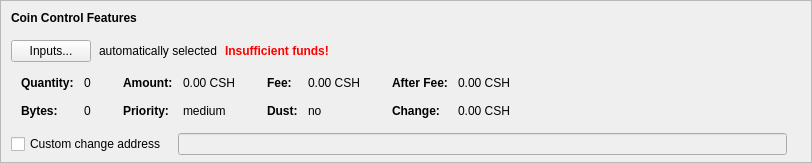
    <widget class="QFrame" name="frameCoinControl">
     <property name="sizePolicy">
      <sizepolicy hsizetype="Expanding" vsizetype="Expanding">
       <horstretch>0</horstretch>
       <verstretch>0</verstretch>
      </sizepolicy>
     </property>
     <property name="maximumSize">
      <size>
       <width>16777215</width>
       <height>16777215</height>
      </size>
     </property>
     <property name="frameShape">
      <enum>QFrame::StyledPanel</enum>
     </property>
     <property name="frameShadow">
      <enum>QFrame::Sunken</enum>
     </property>
     <layout class="QVBoxLayout" name="verticalLayoutCoinControl2">
      <property name="spacing">
       <number>0</number>
      </property>
      <property name="leftMargin">
       <number>0</number>
      </property>
      <property name="topMargin">
       <number>0</number>
      </property>
      <property name="rightMargin">
       <number>0</number>
      </property>
      <property name="bottomMargin">
       <number>6</number>
      </property>
      <item>
       <layout class="QVBoxLayout" name="verticalLayoutCoinControl" stretch="0,0,0,0,1">
        <property name="spacing">
         <number>0</number>
        </property>
        <property name="leftMargin">
         <number>10</number>
        </property>
        <property name="topMargin">
         <number>10</number>
        </property>
        <item>
         <layout class="QHBoxLayout" name="horizontalLayoutCoinControl1">
          <property name="bottomMargin">
           <number>15</number>
          </property>
          <item>
           <widget class="QLabel" name="labelCoinControlFeatures">
            <property name="sizePolicy">
             <sizepolicy hsizetype="Preferred" vsizetype="Maximum">
              <horstretch>0</horstretch>
              <verstretch>0</verstretch>
             </sizepolicy>
            </property>
            <property name="font">
             <font>
              <weight>75</weight>
              <bold>true</bold>
             </font>
            </property>
            <property name="styleSheet">
             <string notr="true">font-weight:bold;</string>
            </property>
            <property name="text">
             <string>Coin Control Features</string>
            </property>
           </widget>
          </item>
         </layout>
        </item>
        <item>
         <layout class="QHBoxLayout" name="horizontalLayoutCoinControl2" stretch="0,0,0,0">
          <property name="spacing">
           <number>8</number>
          </property>
          <property name="bottomMargin">
           <number>10</number>
          </property>
          <item>
           <widget class="QPushButton" name="pushButtonCoinControl">
            <property name="styleSheet">
             <string notr="true"/>
            </property>
            <property name="text">
             <string>Inputs...</string>
            </property>
            <property name="autoDefault">
             <bool>false</bool>
            </property>
           </widget>
          </item>
          <item>
           <widget class="QLabel" name="labelCoinControlAutomaticallySelected">
            <property name="text">
             <string>automatically selected</string>
            </property>
            <property name="margin">
             <number>5</number>
            </property>
           </widget>
          </item>
          <item>
           <widget class="QLabel" name="labelCoinControlInsuffFunds">
            <property name="font">
             <font>
              <weight>75</weight>
              <bold>true</bold>
             </font>
            </property>
            <property name="styleSheet">
             <string notr="true">color:red;font-weight:bold;</string>
            </property>
            <property name="text">
             <string>Insufficient funds!</string>
            </property>
            <property name="margin">
             <number>5</number>
            </property>
           </widget>
          </item>
          <item>
           <spacer name="horizontalSpacerCoinControl">
            <property name="orientation">
             <enum>Qt::Horizontal</enum>
            </property>
            <property name="sizeHint" stdset="0">
             <size>
              <width>40</width>
              <height>1</height>
             </size>
            </property>
           </spacer>
          </item>
         </layout>
        </item>
        <item>
         <widget class="QWidget" name="widgetCoinControl" native="true">
          <property name="sizePolicy">
           <sizepolicy hsizetype="Preferred" vsizetype="Preferred">
            <horstretch>0</horstretch>
            <verstretch>0</verstretch>
           </sizepolicy>
          </property>
          <property name="minimumSize">
           <size>
            <width>0</width>
            <height>0</height>
           </size>
          </property>
          <property name="styleSheet">
           <string notr="true"/>
          </property>
          <layout class="QHBoxLayout" name="horizontalLayoutCoinControl5">
           <property name="leftMargin">
            <number>0</number>
           </property>
           <property name="topMargin">
            <number>0</number>
           </property>
           <property name="rightMargin">
            <number>0</number>
           </property>
           <property name="bottomMargin">
            <number>0</number>
           </property>
           <item>
            <layout class="QHBoxLayout" name="horizontalLayoutCoinControl3" stretch="0,0,0,1">
             <property name="spacing">
              <number>20</number>
             </property>
             <property name="topMargin">
              <number>0</number>
             </property>
             <property name="bottomMargin">
              <number>10</number>
             </property>
             <item>
              <layout class="QFormLayout" name="formLayoutCoinControl1">
               <property name="horizontalSpacing">
                <number>10</number>
               </property>
               <property name="verticalSpacing">
                <number>14</number>
               </property>
               <property name="leftMargin">
                <number>10</number>
               </property>
               <property name="topMargin">
                <number>4</number>
               </property>
               <property name="rightMargin">
                <number>6</number>
               </property>
               <item row="0" column="0">
                <widget class="QLabel" name="labelCoinControlQuantityText">
                 <property name="font">
                  <font>
                   <weight>75</weight>
                   <bold>true</bold>
                  </font>
                 </property>
                 <property name="text">
                  <string>Quantity:</string>
                 </property>
                 <property name="margin">
                  <number>0</number>
                 </property>
                </widget>
               </item>
               <item row="0" column="1">
                <widget class="QLabel" name="labelCoinControlQuantity">
                 <property name="cursor">
                  <cursorShape>IBeamCursor</cursorShape>
                 </property>
                 <property name="contextMenuPolicy">
                  <enum>Qt::ActionsContextMenu</enum>
                 </property>
                 <property name="text">
                  <string notr="true">0</string>
                 </property>
                 <property name="margin">
                  <number>0</number>
                 </property>
                 <property name="textInteractionFlags">
                  <set>Qt::LinksAccessibleByMouse|Qt::TextSelectableByKeyboard|Qt::TextSelectableByMouse</set>
                 </property>
                </widget>
               </item>
               <item row="1" column="0">
                <widget class="QLabel" name="labelCoinControlBytesText">
                 <property name="font">
                  <font>
                   <weight>75</weight>
                   <bold>true</bold>
                  </font>
                 </property>
                 <property name="text">
                  <string>Bytes:</string>
                 </property>
                </widget>
               </item>
               <item row="1" column="1">
                <widget class="QLabel" name="labelCoinControlBytes">
                 <property name="cursor">
                  <cursorShape>IBeamCursor</cursorShape>
                 </property>
                 <property name="contextMenuPolicy">
                  <enum>Qt::ActionsContextMenu</enum>
                 </property>
                 <property name="text">
                  <string notr="true">0</string>
                 </property>
                 <property name="textInteractionFlags">
                  <set>Qt::LinksAccessibleByMouse|Qt::TextSelectableByKeyboard|Qt::TextSelectableByMouse</set>
                 </property>
                </widget>
               </item>
              </layout>
             </item>
             <item>
              <layout class="QFormLayout" name="formLayoutCoinControl2">
               <property name="horizontalSpacing">
                <number>10</number>
               </property>
               <property name="verticalSpacing">
                <number>14</number>
               </property>
               <property name="leftMargin">
                <number>6</number>
               </property>
               <property name="topMargin">
                <number>4</number>
               </property>
               <property name="rightMargin">
                <number>6</number>
               </property>
               <item row="0" column="0">
                <widget class="QLabel" name="labelCoinControlAmountText">
                 <property name="font">
                  <font>
                   <weight>75</weight>
                   <bold>true</bold>
                  </font>
                 </property>
                 <property name="text">
                  <string>Amount:</string>
                 </property>
                 <property name="margin">
                  <number>0</number>
                 </property>
                </widget>
               </item>
               <item row="0" column="1">
                <widget class="QLabel" name="labelCoinControlAmount">
                 <property name="cursor">
                  <cursorShape>IBeamCursor</cursorShape>
                 </property>
                 <property name="contextMenuPolicy">
                  <enum>Qt::ActionsContextMenu</enum>
                 </property>
                 <property name="text">
                  <string notr="true">0.00 CSH</string>
                 </property>
                 <property name="textInteractionFlags">
                  <set>Qt::LinksAccessibleByMouse|Qt::TextSelectableByKeyboard|Qt::TextSelectableByMouse</set>
                 </property>
                </widget>
               </item>
               <item row="1" column="0">
                <widget class="QLabel" name="labelCoinControlPriorityText">
                 <property name="font">
                  <font>
                   <weight>75</weight>
                   <bold>true</bold>
                  </font>
                 </property>
                 <property name="text">
                  <string>Priority:</string>
                 </property>
                </widget>
               </item>
               <item row="1" column="1">
                <widget class="QLabel" name="labelCoinControlPriority">
                 <property name="cursor">
                  <cursorShape>IBeamCursor</cursorShape>
                 </property>
                 <property name="contextMenuPolicy">
                  <enum>Qt::ActionsContextMenu</enum>
                 </property>
                 <property name="text">
                  <string notr="true">medium</string>
                 </property>
                 <property name="textInteractionFlags">
                  <set>Qt::LinksAccessibleByMouse|Qt::TextSelectableByKeyboard|Qt::TextSelectableByMouse</set>
                 </property>
                </widget>
               </item>
              </layout>
             </item>
             <item>
              <layout class="QFormLayout" name="formLayoutCoinControl3">
               <property name="horizontalSpacing">
                <number>10</number>
               </property>
               <property name="verticalSpacing">
                <number>14</number>
               </property>
               <property name="leftMargin">
                <number>6</number>
               </property>
               <property name="topMargin">
                <number>4</number>
               </property>
               <property name="rightMargin">
                <number>6</number>
               </property>
               <item row="0" column="0">
                <widget class="QLabel" name="labelCoinControlFeeText">
                 <property name="font">
                  <font>
                   <weight>75</weight>
                   <bold>true</bold>
                  </font>
                 </property>
                 <property name="text">
                  <string>Fee:</string>
                 </property>
                 <property name="margin">
                  <number>0</number>
                 </property>
                </widget>
               </item>
               <item row="0" column="1">
                <widget class="QLabel" name="labelCoinControlFee">
                 <property name="cursor">
                  <cursorShape>IBeamCursor</cursorShape>
                 </property>
                 <property name="contextMenuPolicy">
                  <enum>Qt::ActionsContextMenu</enum>
                 </property>
                 <property name="text">
                  <string notr="true">0.00 CSH</string>
                 </property>
                 <property name="textInteractionFlags">
                  <set>Qt::LinksAccessibleByMouse|Qt::TextSelectableByKeyboard|Qt::TextSelectableByMouse</set>
                 </property>
                </widget>
               </item>
               <item row="1" column="0">
                <widget class="QLabel" name="labelCoinControlLowOutputText">
                 <property name="font">
                  <font>
                   <weight>75</weight>
                   <bold>true</bold>
                  </font>
                 </property>
                 <property name="text">
                  <string>Dust:</string>
                 </property>
                </widget>
               </item>
               <item row="1" column="1">
                <widget class="QLabel" name="labelCoinControlLowOutput">
                 <property name="cursor">
                  <cursorShape>IBeamCursor</cursorShape>
                 </property>
                 <property name="contextMenuPolicy">
                  <enum>Qt::ActionsContextMenu</enum>
                 </property>
                 <property name="text">
                  <string notr="true">no</string>
                 </property>
                 <property name="textInteractionFlags">
                  <set>Qt::LinksAccessibleByMouse|Qt::TextSelectableByKeyboard|Qt::TextSelectableByMouse</set>
                 </property>
                </widget>
               </item>
              </layout>
             </item>
             <item>
              <layout class="QFormLayout" name="formLayoutCoinControl4">
               <property name="horizontalSpacing">
                <number>10</number>
               </property>
               <property name="verticalSpacing">
                <number>14</number>
               </property>
               <property name="leftMargin">
                <number>6</number>
               </property>
               <property name="topMargin">
                <number>4</number>
               </property>
               <property name="rightMargin">
                <number>6</number>
               </property>
               <item row="0" column="0">
                <widget class="QLabel" name="labelCoinControlAfterFeeText">
                 <property name="font">
                  <font>
                   <weight>75</weight>
                   <bold>true</bold>
                  </font>
                 </property>
                 <property name="text">
                  <string>After Fee:</string>
                 </property>
                 <property name="margin">
                  <number>0</number>
                 </property>
                </widget>
               </item>
               <item row="0" column="1">
                <widget class="QLabel" name="labelCoinControlAfterFee">
                 <property name="cursor">
                  <cursorShape>IBeamCursor</cursorShape>
                 </property>
                 <property name="contextMenuPolicy">
                  <enum>Qt::ActionsContextMenu</enum>
                 </property>
                 <property name="text">
                  <string notr="true">0.00 CSH</string>
                 </property>
                 <property name="textInteractionFlags">
                  <set>Qt::LinksAccessibleByMouse|Qt::TextSelectableByKeyboard|Qt::TextSelectableByMouse</set>
                 </property>
                </widget>
               </item>
               <item row="1" column="0">
                <widget class="QLabel" name="labelCoinControlChangeText">
                 <property name="font">
                  <font>
                   <weight>75</weight>
                   <bold>true</bold>
                  </font>
                 </property>
                 <property name="text">
                  <string>Change:</string>
                 </property>
                </widget>
               </item>
               <item row="1" column="1">
                <widget class="QLabel" name="labelCoinControlChange">
                 <property name="cursor">
                  <cursorShape>IBeamCursor</cursorShape>
                 </property>
                 <property name="contextMenuPolicy">
                  <enum>Qt::ActionsContextMenu</enum>
                 </property>
                 <property name="text">
                  <string notr="true">0.00 CSH</string>
                 </property>
                 <property name="textInteractionFlags">
                  <set>Qt::LinksAccessibleByMouse|Qt::TextSelectableByKeyboard|Qt::TextSelectableByMouse</set>
                 </property>
                </widget>
               </item>
              </layout>
             </item>
            </layout>
           </item>
          </layout>
         </widget>
        </item>
        <item>
         <layout class="QHBoxLayout" name="horizontalLayoutCoinControl4" stretch="0,0,0">
          <property name="spacing">
           <number>12</number>
          </property>
          <property name="sizeConstraint">
           <enum>QLayout::SetDefaultConstraint</enum>
          </property>
          <property name="topMargin">
           <number>5</number>
          </property>
          <property name="rightMargin">
           <number>5</number>
          </property>
          <item>
           <widget class="QCheckBox" name="checkBoxCoinControlChange">
            <property name="toolTip">
             <string>If this is activated, but the change address is empty or invalid, change will be sent to a newly generated address.</string>
            </property>
            <property name="text">
             <string>Custom change address</string>
            </property>
           </widget>
          </item>
          <item>
           <widget class="QValidatedLineEdit" name="lineEditCoinControlChange">
            <property name="enabled">
             <bool>false</bool>
            </property>
            <property name="sizePolicy">
             <sizepolicy hsizetype="Expanding" vsizetype="Fixed">
              <horstretch>0</horstretch>
              <verstretch>0</verstretch>
             </sizepolicy>
            </property>
           </widget>
          </item>
          <item>
           <widget class="QLabel" name="labelCoinControlChangeLabel">
            <property name="sizePolicy">
             <sizepolicy hsizetype="Preferred" vsizetype="Expanding">
              <horstretch>0</horstretch>
              <verstretch>0</verstretch>
             </sizepolicy>
            </property>
            <property name="minimumSize">
             <size>
              <width>0</width>
              <height>0</height>
             </size>
            </property>
            <property name="text">
             <string/>
            </property>
            <property name="margin">
             <number>3</number>
            </property>
           </widget>
          </item>
         </layout>
        </item>
        <item>
         <spacer name="verticalSpacerCoinControl">
          <property name="orientation">
           <enum>Qt::Vertical</enum>
          </property>
          <property name="sizeHint" stdset="0">
           <size>
            <width>800</width>
            <height>1</height>
           </size>
          </property>
         </spacer>
        </item>
       </layout>
      </item>
     </layout>
    </widget>
